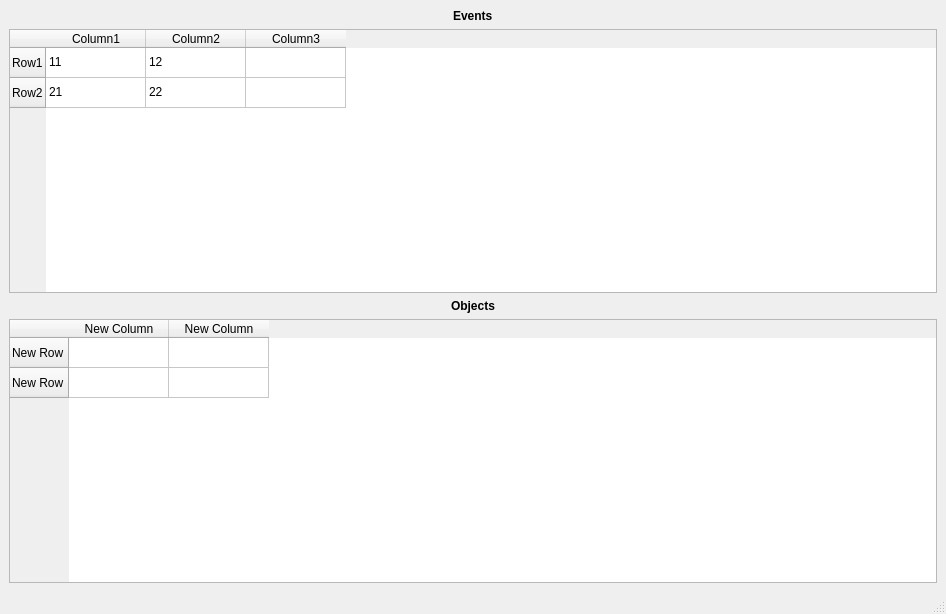
<?xml version="1.0" encoding="UTF-8"?>
<ui version="4.0">
 <class>MainWindow</class>
 <widget class="QMainWindow" name="MainWindow">
  <property name="geometry">
   <rect>
    <x>0</x>
    <y>0</y>
    <width>946</width>
    <height>614</height>
   </rect>
  </property>
  <property name="windowTitle">
   <string>MainWindow</string>
  </property>
  <widget class="QWidget" name="centralwidget">
   <layout class="QGridLayout" name="gridLayout_2">
    <item row="4" column="0">
     <widget class="QTableWidget" name="tableWidget_2">
      <row>
       <property name="text">
        <string>New Row</string>
       </property>
      </row>
      <row>
       <property name="text">
        <string>New Row</string>
       </property>
      </row>
      <column>
       <property name="text">
        <string>New Column</string>
       </property>
      </column>
      <column>
       <property name="text">
        <string>New Column</string>
       </property>
      </column>
     </widget>
    </item>
    <item row="0" column="0" alignment="Qt::AlignHCenter">
     <widget class="QLabel" name="label">
      <property name="font">
       <font>
        <weight>75</weight>
        <bold>true</bold>
       </font>
      </property>
      <property name="text">
       <string>Events</string>
      </property>
     </widget>
    </item>
    <item row="3" column="0" alignment="Qt::AlignHCenter">
     <widget class="QLabel" name="label_2">
      <property name="font">
       <font>
        <weight>75</weight>
        <bold>true</bold>
       </font>
      </property>
      <property name="text">
       <string>Objects</string>
      </property>
     </widget>
    </item>
    <item row="1" column="0">
     <widget class="QTableWidget" name="tableWidget">
      <property name="dragEnabled">
       <bool>false</bool>
      </property>
      <row>
       <property name="text">
        <string>Row1</string>
       </property>
      </row>
      <row>
       <property name="text">
        <string>Row2</string>
       </property>
      </row>
      <column>
       <property name="text">
        <string>Column1</string>
       </property>
      </column>
      <column>
       <property name="text">
        <string>Column2</string>
       </property>
      </column>
      <column>
       <property name="text">
        <string>Column3</string>
       </property>
      </column>
      <item row="0" column="0">
       <property name="text">
        <string>11</string>
       </property>
      </item>
      <item row="0" column="1">
       <property name="text">
        <string>12</string>
       </property>
      </item>
      <item row="0" column="2">
       <property name="text">
        <string/>
       </property>
      </item>
      <item row="1" column="0">
       <property name="text">
        <string>21</string>
       </property>
      </item>
      <item row="1" column="1">
       <property name="text">
        <string>22</string>
       </property>
      </item>
      <item row="1" column="2">
       <property name="text">
        <string/>
       </property>
      </item>
     </widget>
    </item>
   </layout>
  </widget>
  <widget class="QStatusBar" name="statusbar"/>
 </widget>
 <resources/>
 <connections/>
</ui>
